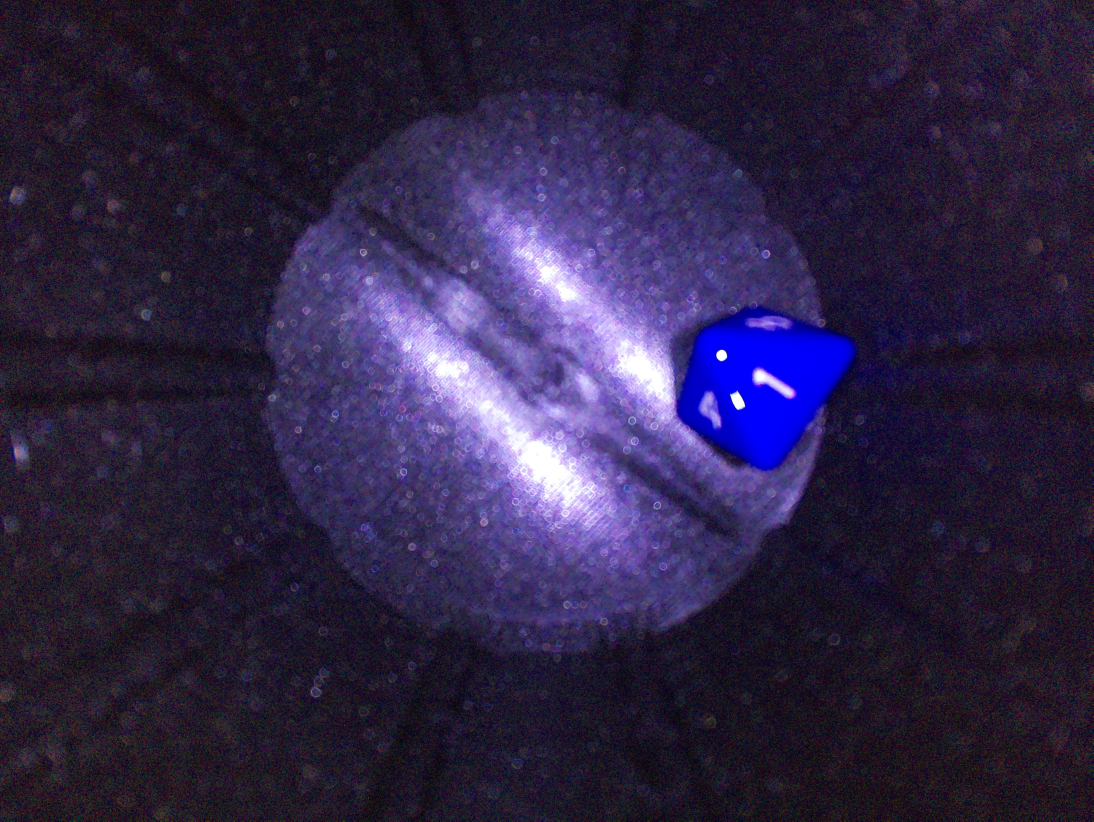
#> input picture data_first_old/data/raw/1/k8_5_2024-11-22_19_05_55.jpg, 3280 x 2464 px (shown at 1/3 size)
$ python -i mask_and_crop_and_rescale.py   (imports and definitions only)   (older library calls are emulated)
#> lines starting #> are read from the running program, lines starting #| are printed output that depends on the picture; after the words box and inside, x2 and y2 are one past the last pixel; in counts of white or black regions, pixels touching at a corner belong together
from PIL import Image, ImageFilter, ImageOps
import numpy as np
import cv2
import glob
from pathlib import Path

def process_and_crop(image_path, masked_output_path, cropped_output_path):
    # Load the image
#> called with masked_output_path = 'out.png', cropped_output_path = 'out1.png'
    image = Image.open(image_path).convert("RGB")
#> image is the input picture: PIL image 3280x2464 RGB; mean R, G, B 46.2, 36.5, 69.8

    # Convert the image to HSV
    hsv_image = image.convert("HSV")
#> hsv_image: PIL image 3280x2464 HSV; mean H, S, V 178.8, 132.4, 71.3

    # Extract channels
    h, s, v = hsv_image.split()
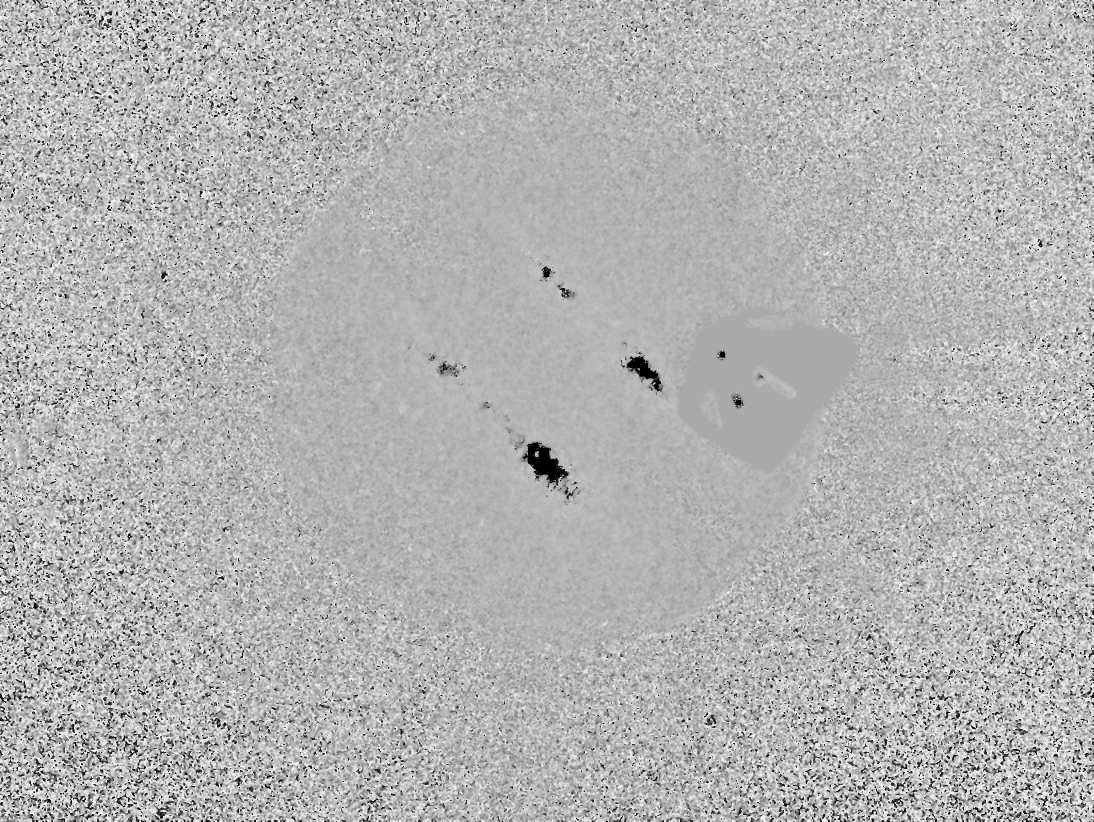
#> h: PIL image 3280x2464 L (shown at 1/3 size); min 0, max 254, mean 178.8
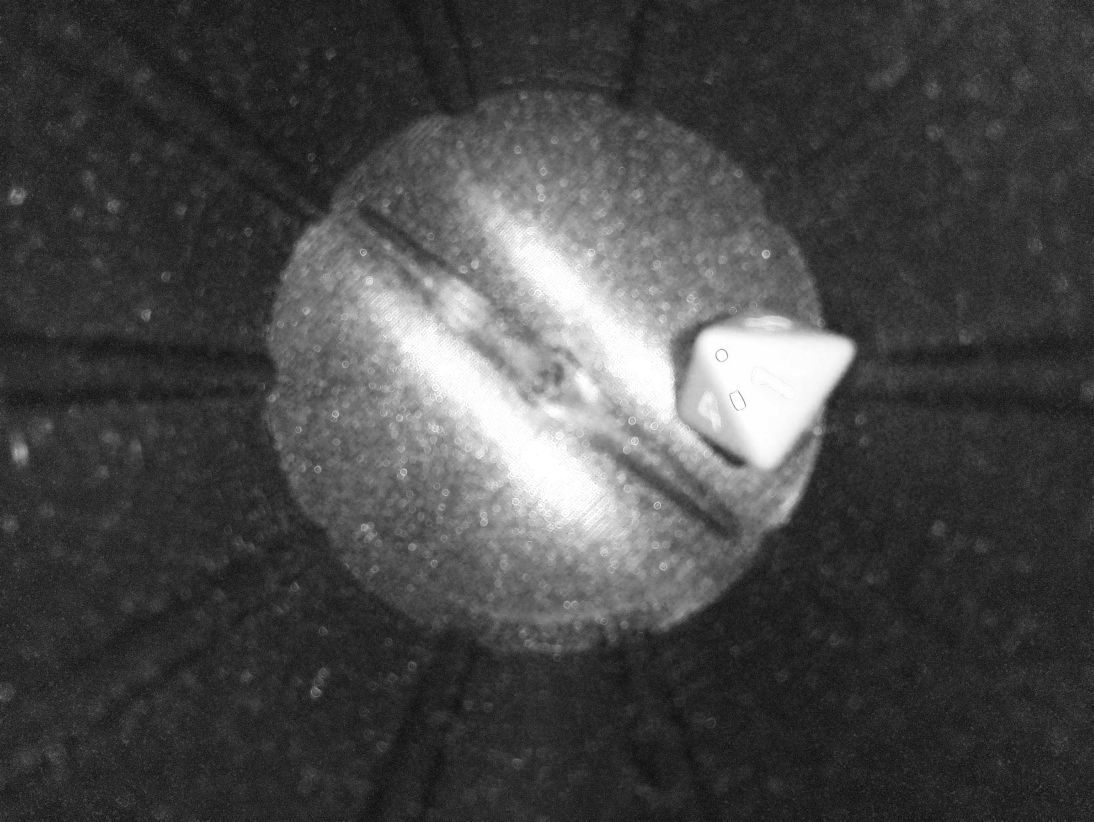
#> v: PIL image 3280x2464 L (shown at 1/3 size); min 0, max 255, mean 71.3

    # Apply a blur to the Saturation channel
    blurred_v = s.filter(ImageFilter.GaussianBlur(radius=5))
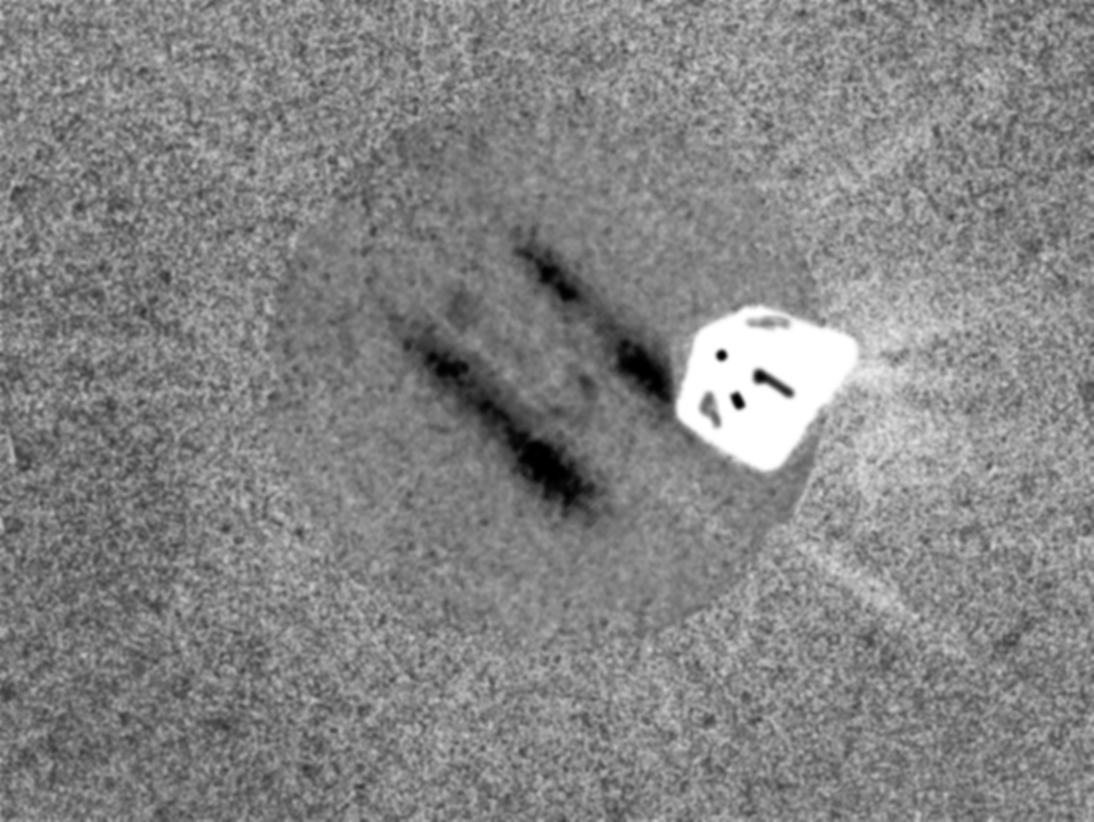
#> blurred_v: PIL image 3280x2464 L (shown at 1/3 size); min 0, max 255, mean 132.4

    # Convert to numpy array for thresholding
    v_array = np.array(blurred_v)

    # Apply thresholding
    threshold = 224  # You can adjust this value
    binary_mask = (v_array > threshold).astype(np.uint8) * 255
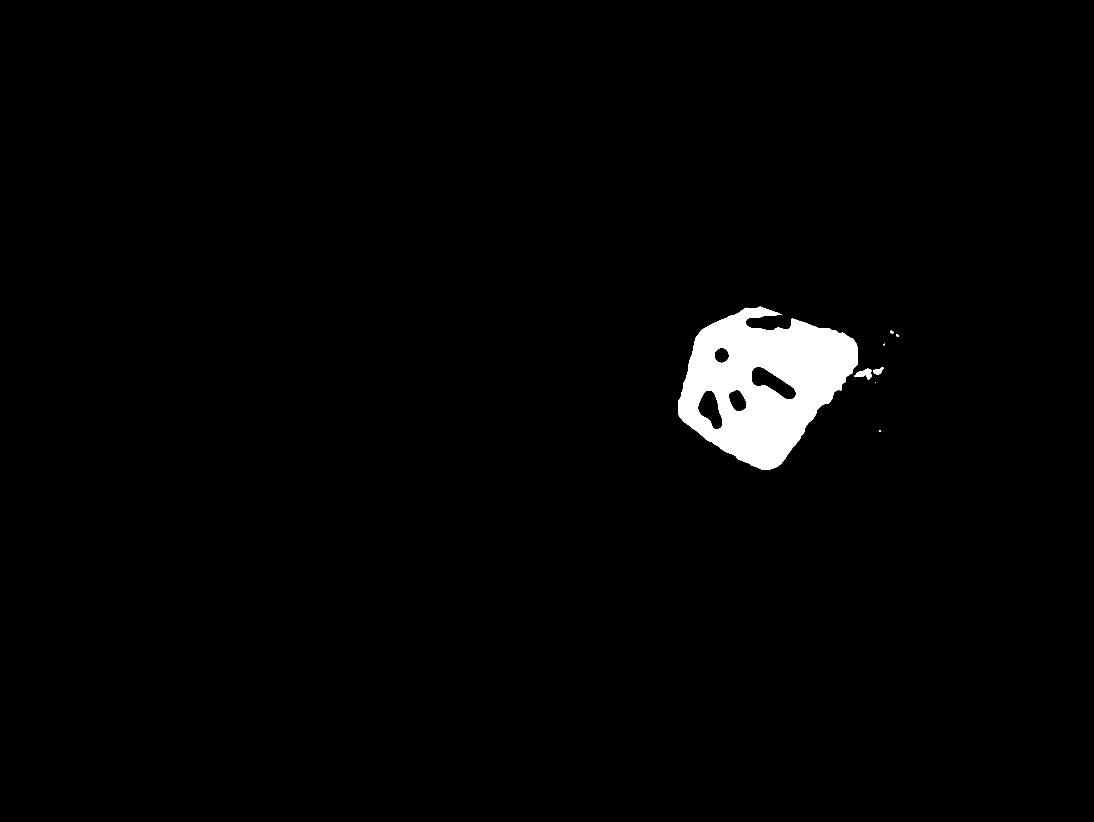
#> binary_mask: shape (2464, 3280) (shown at 1/3 size); 1.9% white; 9 white regions (3 under 20 px), largest, box (x1, y1, x2, y2) and area: (2034, 920, 2574, 1410) 154072, (2562, 1106, 2615, 1139) 889, (2620, 1101, 2650, 1123) 363, (2671, 992, 2681, 1000) 61, (2689, 1003, 2696, 1010) 38, (2636, 1291, 2643, 1296) 24

    # Apply morphological closing to the mask
    kernel = cv2.getStructuringElement(cv2.MORPH_RECT, (100, 100))
    closed_mask = cv2.morphologyEx(binary_mask, cv2.MORPH_CLOSE, kernel)
#> closed_mask: shape (2464, 3280); 2.3% white; 3 white regions

    # Create the mask image
    mask = Image.fromarray(closed_mask)

    # Create the masked image
    masked_image = Image.composite(image, Image.new("RGB", image.size, (0, 0, 0)), mask)

    # Save the masked image
    masked_image.save(masked_output_path)
    print(f"Saved masked image to {masked_output_path}")

    # Find bounding box of the mask and crop the image
    contours, _ = cv2.findContours(closed_mask, cv2.RETR_EXTERNAL, cv2.CHAIN_APPROX_SIMPLE)
#> contours = 3 contours, 1 with area under 20; largest, box (x1, y1, x2, y2) and area: (2035, 921, 2656, 1411) 183220, (2672, 993, 2697, 1011) 228
    if contours:
        # Get bounding rectangle of the largest contour
        x, y, w, h = cv2.boundingRect(max(contours, key=cv2.contourArea))
#> x = 2035; y = 921; w = 621; h = 490
        cropped_image = image.crop((x, y, x + w, y + h))
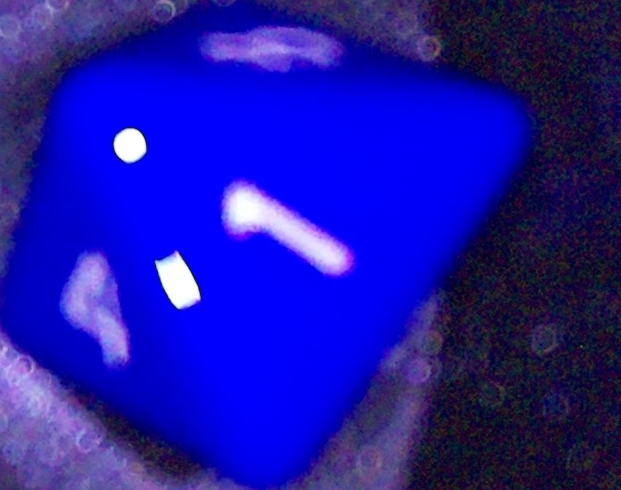
#> cropped_image: PIL image 621x490 RGB; mean R, G, B 28.7, 22.3, 163.9

        # Save the cropped image
        cropped_image.save(cropped_output_path)
        print(f"Saved cropped image to {cropped_output_path}")
        return cropped_image  # Return cropped image for further processing
    else:
        print(f"No valid mask found for {image_path}. Skipping cropping.")
        return None

def rescale_image(image, output_path, size=(64, 64)):
    # Resize the image
    resized_image = image.resize(size, Image.ANTIALIAS)

    # Save the resized image
    resized_image.save(output_path)
    print(f"Saved resized image to {output_path}")


# Main loop to process images
input_base = Path("../data/raw")   # Base input directory
masked_output_base = Path("../data/masked")  # Base masked output directory
cropped_output_base = Path("../data/cropped")  # Base cropped output directory
rescaled_output_base = Path("../data/rescaled")  # Base rescaled output directory

# [20 lines not run here, left out]

>>> result = process_and_crop('../data_first_old/data/raw/1/k8_5_2024-11-22_19_05_55.jpg', 'out.png', 'out1.png')
